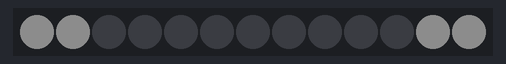
A sketch run on a simulated Arduino Uno, built with avr-gcc and run on an emulated ATmega328P. Shown: 13 RGB LEDs in strip order, left to right. Dim RGB values are drawn brighter than linear; random numbers use the default seed unless the sketch sets one.

Above: at 0.45 s.
At 32.5 s:
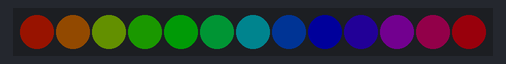
At 33.41 s:
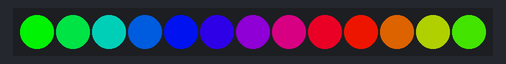
At 34.33 s:
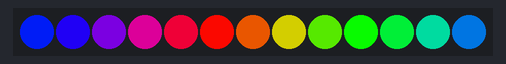
At 36.17 s:
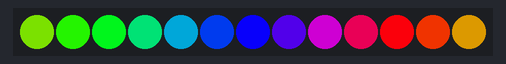
At 39.84 s:
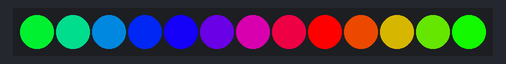

The sketch:

sketch_jul22a.ino
```cpp
#include <Adafruit_NeoPixel.h>

#define N_LEDS 13
#define PIN     1
#define UNCONNECTED 0

Adafruit_NeoPixel strip = Adafruit_NeoPixel(N_LEDS, PIN, NEO_GRB + NEO_KHZ800);

byte neopix_gamma[] = {
    0,  0,  0,  0,  0,  0,  0,  0,  0,  0,  0,  0,  0,  0,  0,  0,
    0,  0,  0,  0,  0,  0,  0,  0,  0,  0,  0,  0,  1,  1,  1,  1,
    1,  1,  1,  1,  1,  1,  1,  1,  1,  2,  2,  2,  2,  2,  2,  2,
    2,  3,  3,  3,  3,  3,  3,  3,  4,  4,  4,  4,  4,  5,  5,  5,
    5,  6,  6,  6,  6,  7,  7,  7,  7,  8,  8,  8,  9,  9,  9, 10,
   10, 10, 11, 11, 11, 12, 12, 13, 13, 13, 14, 14, 15, 15, 16, 16,
   17, 17, 18, 18, 19, 19, 20, 20, 21, 21, 22, 22, 23, 24, 24, 25,
   25, 26, 27, 27, 28, 29, 29, 30, 31, 32, 32, 33, 34, 35, 35, 36,
   37, 38, 39, 39, 40, 41, 42, 43, 44, 45, 46, 47, 48, 49, 50, 50,
   51, 52, 54, 55, 56, 57, 58, 59, 60, 61, 62, 63, 64, 66, 67, 68,
   69, 70, 72, 73, 74, 75, 77, 78, 79, 81, 82, 83, 85, 86, 87, 89,
   90, 92, 93, 95, 96, 98, 99,101,102,104,105,107,109,110,112,114,
  115,117,119,120,122,124,126,127,129,131,133,135,137,138,140,142,
  144,146,148,150,152,154,156,158,160,162,164,167,169,171,173,175,
  177,180,182,184,186,189,191,193,196,198,200,203,205,208,210,213,
  215,218,220,223,225,228,231,233,236,239,241,244,247,249,252,255 };

void setup() {
  strip.begin();
  strip.show();
  randomSeed(analogRead(UNCONNECTED));
}

int pos = 0, dir = 1; // Position, direction of "eye"

void loop() {

  //turnOn(10);
  twinkleLoop(10, 5);
  rainbowFade2White(10,10,1);
  goDark(1000);
}

/*
 * unit tests
 */
// test individual pixel
void testEach(int pixel){
  // random color
  uint32_t magenta = strip.Color(64, 64, 64);
  uint32_t nothing = strip.Color(0, 0, 0);
  strip.setPixelColor(pixel, magenta);
  strip.show();
  delay(1000);
  strip.setPixelColor(pixel, nothing);
  strip.show();
}

// test all the pixels one by one
void testAll(){
  for(int i=0; i<strip.numPixels(); i++){
    testEach(i);
  }
}

/*
 * Light show
 */

// reset
void goDark(int wait){
  for(int i=0; i<strip.numPixels(); i++){
    strip.setPixelColor(i, 0, 0, 0);
  }
  strip.show();
  delay(wait);
}

// turn on all lights gently
void turnOn(int wait){
  // white light but not very bright
  uint8_t red = 65;
  uint8_t blue = 65;
  uint8_t green = 65;
  // get a random number of lights
  int numLights = (int) random(5, 8);
  int count = 0;
  while(count <= numLights){
    // get a random light
    int pixel = (int) random(0, strip.numPixels());
    for(uint8_t b=0; b<255; b++){
      strip.setPixelColor(pixel, 65*b/255, 65*b/255, 65*b/255);
      strip.show();
      delay(wait);
    }
    count++;
  }
}

// twinkle a set of lights on and off
void twinkle(uint8_t wait) {
  // white light
  uint8_t red = 65;
  uint8_t green = 65;
  uint8_t blue = 65;
  // pick a random set of lights
  int numLights = (int) random(3, 6);
  int count = 0;
  int lights[numLights];
  while(count < numLights){
    lights[count] = (int) random(0, strip.numPixels());
    count++;
  }

  for(uint8_t b = 0; b <255; b++) {
    for(int i=0; i<numLights; i++){
      strip.setPixelColor(lights[i], red * b/255, green * b/255, blue * b/255);
    }
    strip.show();
    delay(wait);
  };

  for(uint8_t b=255; b > 0; b--) {
    for(int i=0; i<numLights; i++){
      strip.setPixelColor(lights[i], red * b/255, green * b/255, blue * b/255);
    }
    strip.show();
    delay(wait);
  };
};

// twinkle loop
void twinkleLoop(int number, uint8_t wait){
  for(int i=0; i<=number; i++){
    twinkle(wait);
  }
}


// from neopixel lib because I couldn't figure it out on time
void rainbowFade2White(uint8_t wait, int rainbowLoops, int whiteLoops) {
  float fadeMax = 100.0;
  int fadeVal = 0;
  uint32_t wheelVal;
  int redVal, greenVal, blueVal;

  for(int k = 0 ; k < rainbowLoops ; k ++){

    for(int j=0; j<256; j++) { // 5 cycles of all colors on wheel

      for(int i=0; i< strip.numPixels(); i++) {

        wheelVal = Wheel(((i * 256 / strip.numPixels()) + j) & 255);

        redVal = red(wheelVal) * float(fadeVal/fadeMax);
        greenVal = green(wheelVal) * float(fadeVal/fadeMax);
        blueVal = blue(wheelVal) * float(fadeVal/fadeMax);

        strip.setPixelColor( i, strip.Color( redVal, greenVal, blueVal ) );

      }

      //First loop, fade in!
      if(k == 0 && fadeVal < fadeMax-1) {
          fadeVal++;
      }

      //Last loop, fade out!
      else if(k == rainbowLoops - 1 && j > 255 - fadeMax ){
          fadeVal--;
      }

        strip.show();
        delay(wait);
    }

  }


  delay(500);


  for(int k = 0 ; k < whiteLoops ; k ++){

    for(int j = 0; j < 256 ; j++){

        for(uint16_t i=0; i < strip.numPixels(); i++) {
            strip.setPixelColor(i, strip.Color(0,0,0, neopix_gamma[j] ) );
          }
          strip.show();
        }

        delay(2000);
    for(int j = 255; j >= 0 ; j--){

        for(uint16_t i=0; i < strip.numPixels(); i++) {
            strip.setPixelColor(i, strip.Color(0,0,0, neopix_gamma[j] ) );
          }
          strip.show();
        }
  }

  delay(500);


}

// Input a value 0 to 255 to get a color value.
// The colours are a transition r - g - b - back to r.
uint32_t Wheel(byte WheelPos) {
  WheelPos = 255 - WheelPos;
  if(WheelPos < 85) {
    return strip.Color(255 - WheelPos * 3, 0, WheelPos * 3,0);
  }
  if(WheelPos < 170) {
    WheelPos -= 85;
    return strip.Color(0, WheelPos * 3, 255 - WheelPos * 3,0);
  }
  WheelPos -= 170;
  return strip.Color(WheelPos * 3, 255 - WheelPos * 3, 0,0);
}

uint8_t red(uint32_t c) {
  return (c >> 16);
}
uint8_t green(uint32_t c) {
  return (c >> 8);
}
uint8_t blue(uint32_t c) {
  return (c);
}
```
